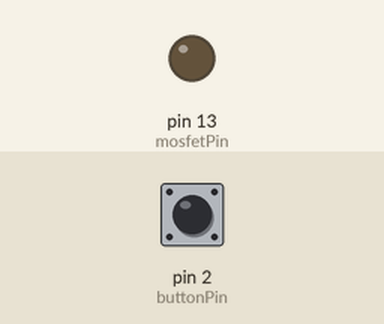
Simulated run of this sketch. Board: Arduino Uno, built with avr-gcc and run on an emulated ATmega328P. On the bench: output pins drawn as LEDs (lit = HIGH). Inputs (shaded band) come from the test bench; at power-on: pin 2 (buttonPin) HIGH.

Above: at 1.2 s.
1.3 s: pin 2 (buttonPin) pulled LOW for 0.15 s
At 1.7 s:
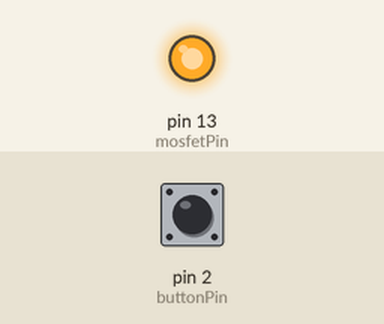
Timing chart, 0 to 4.3 s (numbered marks = the images above; inputs shaded):
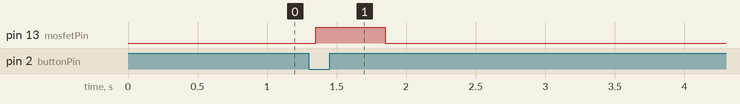

Measured:
- after the input at 1.3 s, pin 13 (mosfetPin): LOW → HIGH after 0.05 s, → LOW 0.50 s later

The sketch:

Cara_Diffuser.ino
```cpp
/*
 * Arduino Uno sketch to drive a hacked diffuser. The hack breaks out the button
 * on the front of the device to trigger the diffuser from a remote, secondary button.
 */

const int buttonPin = 2;             // Secondary button
const int mosfetPin = 13;            // Uused to trigger the MOSFET
const int onDuration = 15000;        // The diffuser runs for 15 seconds
const int buttonPressDelay = 500;

int mosfetState = LOW;               // the current state of the MOSFET
int buttonState;                     // the current reading from button
int lastButtonState = HIGH;          // the previous reading button
bool diffuserOn = false;

unsigned long lastDebounceTime = 0;  // the last time the output pin was toggled
unsigned long debounceDelay = 50;    // the debounce time
unsigned long startTime = 0;

//
void setup()
{
  pinMode(buttonPin, INPUT_PULLUP);
  pinMode(mosfetPin, OUTPUT);

  // set initial MOSFET state to off
  digitalWrite(mosfetPin, mosfetState);
}

//
void loop()
{
  int reading = digitalRead(buttonPin);

  // check to see if you just pressed the button and you've waited long enough
  // since the last press to ignore any noise:

  // If the switch changed, due to noise or pressing:
  if (reading != lastButtonState)
  {
    // reset the debounce timer
    lastDebounceTime = millis();
  }

  if ((millis() - lastDebounceTime) > debounceDelay)
  {
    // if the button state has changed:
    if (reading != buttonState)
    {
      buttonState = reading;

      // Only trigger the MOSFET if the new button state is LOW
      if (buttonState == LOW)
      {
        // Press the button once to turn the diffuser on
        digitalWrite(mosfetPin, HIGH);
        delay(buttonPressDelay);
        digitalWrite(mosfetPin, LOW);

        mosfetState = HIGH;
        diffuserOn = true;
        startTime = millis();
      }
    }
  }

  // Save reading for next time round the loop
  lastButtonState = reading;

  // Is it time to turn off the differ?
  if (diffuserOn && (startTime + onDuration < millis()))
  {
    // Diffuser has been on for onDuration milliseconds so it's time to turn it off
    startTime = 0;
    mosfetState = LOW;
    diffuserOn = false;

    // 'Press' button twice to turn the diffuser off
    digitalWrite(mosfetPin, HIGH);
    delay(buttonPressDelay);
    digitalWrite(mosfetPin, LOW);
    delay(buttonPressDelay);
    digitalWrite(mosfetPin, HIGH);
    delay(buttonPressDelay);
    digitalWrite(mosfetPin, LOW);
  }
}
```
